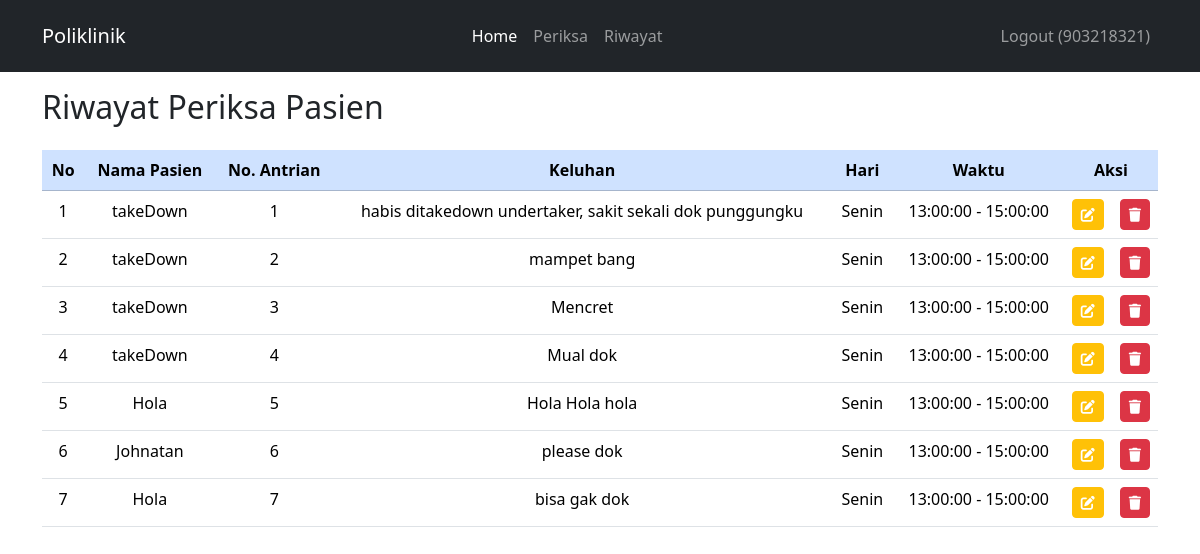
The app's page /berandaDokter.php?page=riwayat (signed in) with its own data.
### tables this page shows
CREATE TABLE `daftar_poli` (
  `id` int UNSIGNED NOT NULL,
  `id_pasien` int UNSIGNED NOT NULL,
  `id_jadwal` int UNSIGNED NOT NULL,
  `keluhan` text NOT NULL,
  `no_antrian` int UNSIGNED NOT NULL
);

CREATE TABLE `pasien` (
  `id` int UNSIGNED NOT NULL,
  `nama` varchar(255) NOT NULL,
  `alamat` varchar(255) NOT NULL,
  `no_ktp` varchar(255) NOT NULL,
  `no_hp` varchar(50) NOT NULL,
  `no_rm` varchar(25) NOT NULL
);

CREATE TABLE `jadwal_periksa` (
  `id` int UNSIGNED NOT NULL,
  `id_dokter` int UNSIGNED NOT NULL,
  `hari` enum('Senin','Selasa','Rabu','Kamis','Jumat','Sabtu') NOT NULL,
  `jam_mulai` time NOT NULL,
  `jam_selesai` time NOT NULL
);

### riwayat.php (the view, shortened to what this page needs)
<main id="periksapasien-page">
    <div class="container" style="margin-top: 5.5rem;">
        <div class="row">
            <h2 class="ps-0">Riwayat Periksa Pasien</h2>
            <div class="table-responsive mt-3 px-0">
                <table class="table text-center">
                    <thead class="table-primary">
                        <tr>
                            <th valign="middle">No</th>
                            <th valign="middle">Nama Pasien</th>
                            <th valign="middle">No. Antrian</th>
                            <th valign="middle">Keluhan</th>
                            <th valign="middle">Hari</th>
                            <th valign="middle">Waktu</th>
                            <th valign="middle" style="width: 0.5%;" colspan="2">Aksi</th>
                        </tr>
                    </thead>
                    <tbody>
                        <?php
                            $id_dokter = $_SESSION['id'];
                            $result = mysqli_query($mysqli, "
                                SELECT daftar_poli.*, pasien.nama AS nama, jadwal_periksa.hari, jadwal_periksa.jam_mulai, jadwal_periksa.jam_selesai
                                FROM daftar_poli
                                JOIN jadwal_periksa ON daftar_poli.id_jadwal = jadwal_periksa.id
                                JOIN pasien ON daftar_poli.id_pasien = pasien.id
                                WHERE jadwal_periksa.id_dokter = '$id_dokter'
                            ");
                            $no = 1;
                            while ($data = mysqli_fetch_array($result)) :
                            ?>
                                <tr>
                                    <td><?php echo $no++ ?></td>
                                    <td><?php echo $data['nama'] ?></td>
                                    <td><?php echo $data['no_antrian'] ?></td>
                                    <td><?php echo $data['keluhan'] ?></td>
                                    <td><?php echo $data['hari'] ?></td>
                                    <td><?php echo $data['jam_mulai'] . " - " . $data['jam_selesai'] ?></td>
                                    <td>
                                        <a class="btn btn-sm btn-warning text-white" href="index.php?page=dokter&id=<?php echo $data['id'] ?>">
                                            <i class="fa-solid fa-pen-to-square"></i>
                                        </a>
                                    </td>
                                    <td>
                                        <a href="index.php?page=dokter&id=<?php echo $data['id'] ?>&aksi=hapus" class="btn btn-sm btn-danger text-white">
                                            <i class="fa-solid fa-trash"></i>
                                        </a>
                                    </td>
                                </tr>
                        <?php endwhile; ?>
                    </tbody>
                </table>
            </div>
        </div>
    </div>
</main>

### berandaDokter.php (shortened to what this page needs)
<!DOCTYPE html>
<html lang="en">
  <head>
    <link href="https://cdn.jsdelivr.net/npm/bootstrap@5.3.2/dist/css/bootstrap.min.css" rel="stylesheet">
  </head>
  <body>
    <nav class="navbar fixed-top navbar-expand-lg py-3 navbar-dark bg-dark">
        <div class="container d-flex align-items-center">
            <a class="navbar-brand" href="berandaDokter.php">Poliklinik</a>
            <div class="collapse navbar-collapse" id="navbarTogglerDemo02">
                <?php
                if (isset($_SESSION['nip'])) {
                ?>
                    <ul class="navbar-nav d-flex align-items-lg-center ms-auto">
                        <li class="nav-item">
                            <a class="nav-link active" aria-current="page" href="berandaDokter.php">Home</a>
                        </li>
                        <li class="nav-item">
                            <a class="nav-link" href="berandaDokter.php?page=periksa">Periksa</a>
                        </li>
                        <li class="nav-item">
                            <a class="nav-link" href="berandaDokter.php?page=riwayat">Riwayat</a>
                        </li>
                    </ul>
                    <ul class="navbar-nav ms-auto">
                        <li class="nav-item">
                            <a class="nav-link" href="logout.php">Logout (<?php echo $_SESSION['nip'] ?>)</a>
                        </li>
                    </ul>
                <?php
                }
                ?>
            </div>
        </div>
    </nav>
    <main role="main" class="container" style="margin-top: 5rem;">
    <?php
    if (isset($_GET['page'])) {
        include($_GET['page'] . ".php");
    }
    ?>
    </main>
  </body>
</html>

### records on screen
daftar_poli: id_pasien.nama "takeDown", no_antrian "1", keluhan "habis ditakedown undertaker, sakit sekali dok punggungku", id_jadwal.hari "Senin", id_jadwal.jam_mulai "13:00:00", id_jadwal.jam_selesai "15:00:00"
daftar_poli: id_pasien.nama "takeDown", no_antrian "2", keluhan "mampet bang", id_jadwal.hari "Senin", id_jadwal.jam_mulai "13:00:00", id_jadwal.jam_selesai "15:00:00"
daftar_poli: id_pasien.nama "takeDown", no_antrian "3", keluhan "Mencret", id_jadwal.hari "Senin", id_jadwal.jam_mulai "13:00:00", id_jadwal.jam_selesai "15:00:00"
daftar_poli: id_pasien.nama "takeDown", no_antrian "4", keluhan "Mual dok", id_jadwal.hari "Senin", id_jadwal.jam_mulai "13:00:00", id_jadwal.jam_selesai "15:00:00"
daftar_poli: id_pasien.nama "Hola", no_antrian "5", keluhan "Hola Hola hola", id_jadwal.hari "Senin", id_jadwal.jam_mulai "13:00:00", id_jadwal.jam_selesai "15:00:00"
daftar_poli: id_pasien.nama "Johnatan", no_antrian "6", keluhan "please dok", id_jadwal.hari "Senin", id_jadwal.jam_mulai "13:00:00", id_jadwal.jam_selesai "15:00:00"
daftar_poli: id_pasien.nama "Hola", no_antrian "7", keluhan "bisa gak dok", id_jadwal.hari "Senin", id_jadwal.jam_mulai "13:00:00", id_jadwal.jam_selesai "15:00:00"

### other values on screen
$_SESSION['nip'] "903218321"
